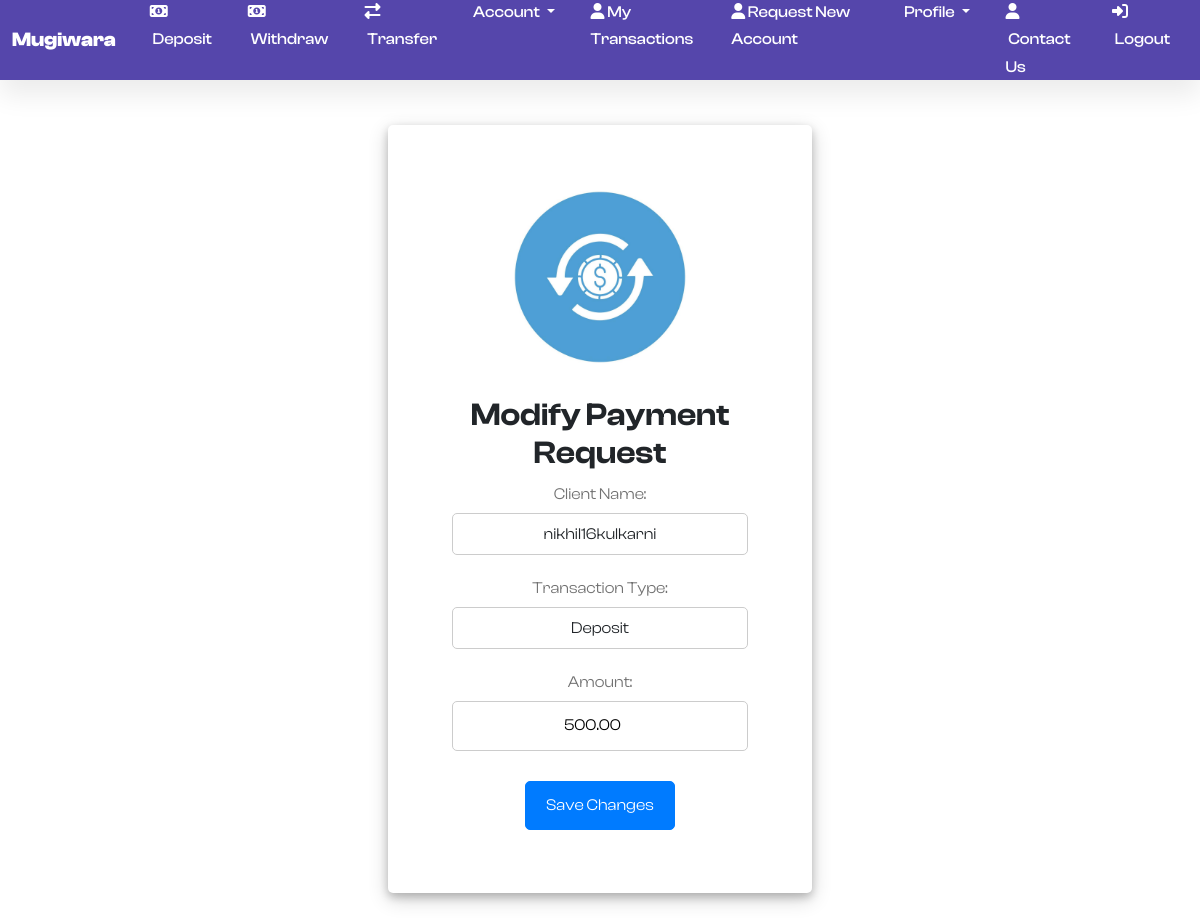
The app's page /modify_payment_request/2/ (signed in) with its own data.
### users/models.py (models this page shows, shortened)
class PaymentRequest(models.Model):
    TRANSACTION_CHOICES = [
        ('deposit', 'Deposit'),
        ('withdraw', 'Withdraw'),
        ('transfer', 'Transfer')
    ]
    merchant = models.ForeignKey(BankingUser, on_delete=models.CASCADE, related_name='submitted_payments')
    transaction_type = models.CharField(max_length=8, choices=TRANSACTION_CHOICES)
    client1 = models.ForeignKey('Account', on_delete=models.CASCADE, related_name='client1_payments')  # Changed to Account
    client2 = models.ForeignKey('Account', on_delete=models.CASCADE, related_name='client2_payments', null=True, blank=True)  # Changed to Account
    amount = models.DecimalField(max_digits=10, decimal_places=2)
    otp = models.CharField(max_length=6, blank=True)
    otp_verified = models.BooleanField(default=False)
    transaction_approved = models.BooleanField(default=False)
    status = models.CharField(max_length=20, choices=[('pending', 'Pending'), ('approved', 'Approved'), ('declined', 'Declined')], default='pending')

class Account(models.Model):
    account_types = {
        'sav': 'Savings Account',
        'check': 'Checking Account'
    }
    account_status = {
        'o': 'Open',
        'c': 'Close',
    }
    modification_status = {
       'pending': 'Waiting for approval',
       'rejected': 'Rejected',
       'approved': 'Approved'
    }
    account_number = models.AutoField(primary_key = True)
    account_type = models.CharField(max_length = 128, choices = account_types)
    banking_user = models.ForeignKey('BankingUser', on_delete = models.CASCADE, related_name = 'banking_user')
    account_bal = models.BigIntegerField(default = 0)
    created_on = models.DateTimeField(auto_now_add = True)
    account_status = models.CharField(max_length = 32, choices = account_status, default = 'o')
    closed_on = models.DateTimeField(blank = True, null = True)
    modification_status = models.CharField(max_length = 32, choices = modification_status, default = 'pending')
    def __str__(self):
        return self.banking_user.user.first_name + '-' + self.account_type

class BankingUser(models.Model):
    User_types = {
        'iu_re': 'Regular Employee',
        'iu_sm': 'System Manager',
        'iu_sa': 'System Administrator',
        'eu_cust': 'Customer',
        'eu_mo': 'Merchant/Organization',
    }
    modification_status = {
        'pending': 'Waiting for Approval',
        'rejected': 'Rejected',
        'approved': 'Approved'
    }
    requesting_deletion = {
        'yes': 'Yes',
        'no': 'No'
    }
    user = models.OneToOneField(User, on_delete = models.CASCADE, related_name = 'user')
    usertype = models.CharField(max_length = 256, choices = User_types)
    dob = models.DateField(default = None, blank = True, null = True)
    mobile_number = models.CharField(max_length = 256, default=None, blank=True, null = True)
    street_address = models.CharField(max_length = 512, default=None, blank=True, null = True)
    city = models.CharField(max_length = 128, default=None, blank=True, null = True)
    state = models.CharField(max_length = 128, default=None, blank=True, null = True)
    zip_code = models.CharField(max_length = 10, default=None, blank=True, null = True)
    country = models.CharField(max_length = 256, default=None, blank=True, null = True)
    account_created = models.DateTimeField(auto_now_add = True, null = True)
    user_handler = models.ForeignKey("BankingUser", on_delete = models.CASCADE, related_name = 'internal_user', blank=True, null = True)
    pd_modification_status = models.CharField(max_length = 128, choices = modification_status, blank=True, null = True)
    pd_modified = models.DateTimeField(auto_now = True, blank=True, null = True)
    deletion = models.CharField(max_length = 128, choices = requesting_deletion, blank=True, null = True, default = 'no')
    deletion_status = models.CharField(max_length = 128, choices = modification_status, blank=True, null = True)
    def __str__(self):
        return self.user.get_username()

### users/views.py (the view, shortened to what this page needs)
# urls.py: path('modify_payment_request/<int:request_id>/', views.modify_payment_request, name='modify_payment_request'),
@login_required
def modify_payment_request(request, request_id):
    payment_request = get_object_or_404(PaymentRequest, id=request_id)
    if payment_request.status == 'pending':
        form = PaymentRequestForm(request.POST or None, instance=payment_request)
        return render(request, 'users/modify_payment_request.html', {'form': form, 'payment_request': payment_request})
    else:
        messages.error(request, "Modification is not allowed. Payment request is already approved or declined.")
        return HttpResponseRedirect(request.META.get('HTTP_REFERER', '/'))

### users/forms.py (shortened to what this page needs)
class PaymentRequestForm(forms.ModelForm):
    class Meta:
        model = PaymentRequest
        fields = ['transaction_type', 'client1', 'client2', 'amount']
    def __init__(self, *args, **kwargs):
        super(PaymentRequestForm, self).__init__(*args, **kwargs)
        self.fields['client1'].queryset = Account.objects.all()
        self.fields['client2'].queryset = Account.objects.all()
        self.fields['client2'].required = False  # Ensure this field is optional unless it's a transfer
        if 'instance' in kwargs:
            self.fields['transaction_type'].disabled = True
            self.fields['client1'].disabled = True

### users/templates/users/modify_payment_request.html (shortened to what this page needs)
{% extends 'users/base.html' %}
{% block content %}
<!DOCTYPE html>
<html lang="en">
<head>
    <link rel="stylesheet" href="../../static/users/asset/css/modify_transaction.css">
</head>
<body>
    <div class="container forget-password">
        <div class="row">
            <div class="col-md-12 col-md-offset-4">
                <div class="panel panel-default">
                    <div class="panel-body">
                        <div class="text-center">
                            <img src="../../static/users/asset/images/modify_transactions.jpeg" alt="car-key" border="0">
                            <h2 class="text-center">Modify Payment Request</h2>
                                <form method="POST" class="debit-form">
                                    <div class="form-group">
                                        <label for="id_client1">Client Name:</label>
                                        <input type="text" readonly class="form-control-plaintext" id="id_client1" value="{{ payment_request.client1.banking_user }}">
                                    </div>
                                    <div class="form-group">
                                        <label for="id_transaction_type">Transaction Type:</label>
                                        <input type="text" readonly class="form-control-plaintext" id="id_transaction_type"
                                            value="{{ payment_request.get_transaction_type_display }}">
                                    </div>
                                    <div class="form-group">
                                        <label for="id_amount">Amount:</label>
                                        {{ form.amount }}
                                    </div>
                                    <button type="submit" class="withdraw-button">Save Changes</button>
                                </form>
                        </div>
                    </div>
                </div>
            </div>
        </div>
    </div>
</body>
</html>
{% endblock %}

### users/static/users/asset/css/style.css (style rules this page uses)
:root { --c-dark: #212529; --c-brand: #4e57d4; --c-brand-light: #6970dd; --c-brand-rgb: 78, 87, 212; --c-body: #727272; --font-base: "ClashDisplay", sans-serif; --box-shadow: 0px 15px 25px rgba(0,0,0,0.08); --transition: all 0.5s ease; }
body { font-family: var(--font-base); line-height: 1.7; color: var(--c-body); }
h1, h2, h3,h4, h5, h6, .h1, .h2, .h3, .h4, .h5, .h6 { font-weight: 600; color: var(--c-dark); }
img { max-width: 100%; height: auto; }

### users/static/users/asset/css/login_register.css (style rules this page uses)
form label { display: block; margin-bottom: 5px; }
form input[type="text"] { width: 100%; padding: 8px; margin-bottom: 10px; box-sizing: border-box; }

### users/static/users/asset/css/modify_transaction.css (style rules this page uses)
.forget-password .panel-default { padding: 31%; margin-top: -27%; }
.forget-password .panel-body { padding: 15%; margin-bottom: -50%; background: #fff; border-radius: 5px; -webkit-box-shadow: 0 4px 8px 0 rgba(0, 0, 0, 0.2), 0 6px 20px 0 rgba(0, 0, 0, 0.19); }
.withdraw-button { background-color: #007bff; color: white; border: 1px solid #007bff; padding: 10px 20px; border-radius: 5px; cursor: pointer; }
img { width: 60%; margin-bottom: 10%; }
.form-group { margin-bottom: 20px; }
.withdraw-button { background-color: #007bff; color: white; border: 1px solid #007bff; padding: 10px 20px; border-radius: 5px; cursor: pointer; margin-top: 10px; }
input[type="text"], input[type="number"], select { width: 100%; padding: 10px; border: 1px solid #ccc; border-radius: 5px; text-align: center; }

### records on screen
PaymentRequest: client1.banking_user "nikhil16kulkarni", transaction_type "Deposit", amount "500.00"
